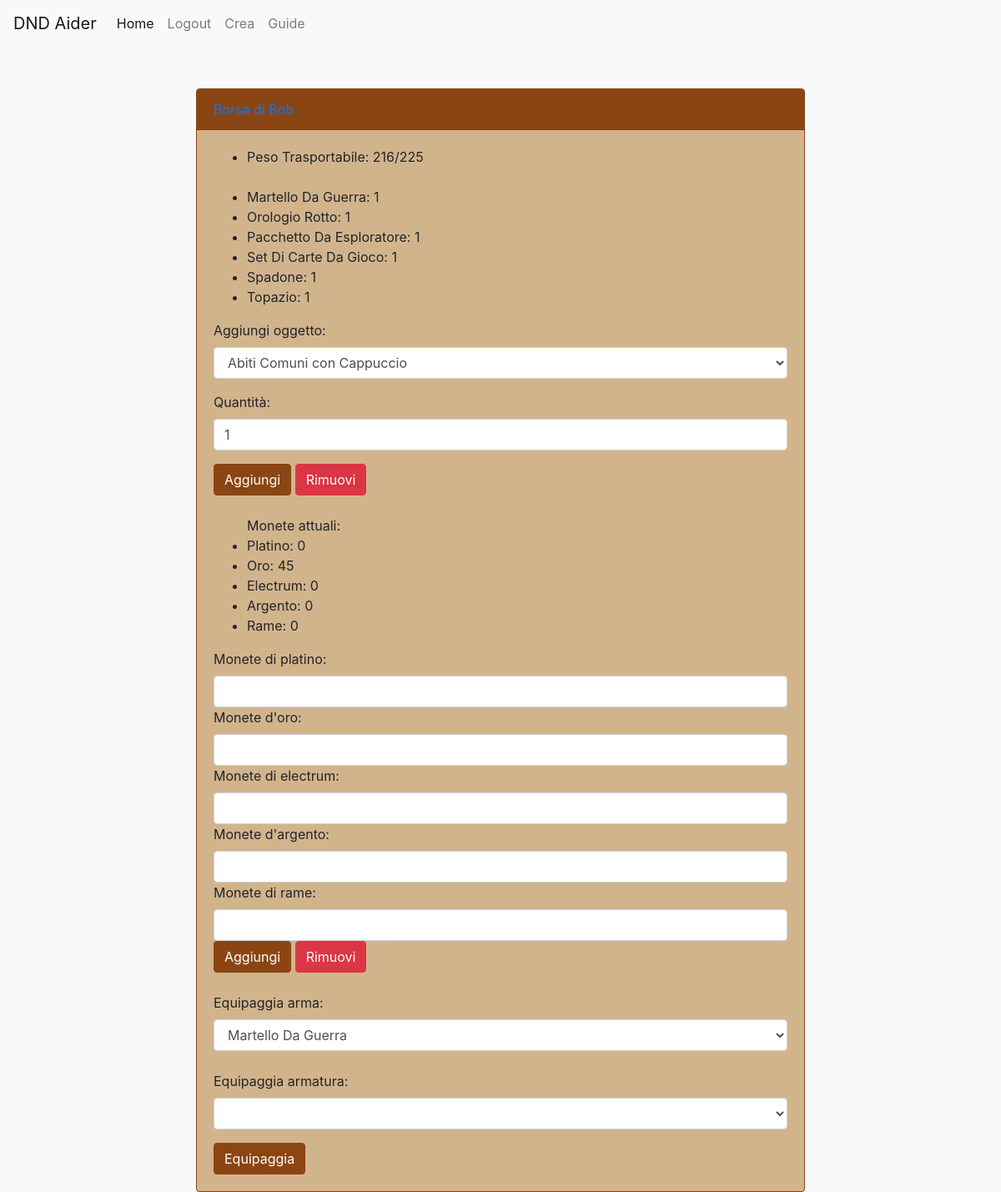
The page /borsa.php?ID=36 (signed in) on the database its author committed.
### tables this page shows
CREATE TABLE `borsa` (
  `ID_Borsa` int(11) NOT NULL,
  `Peso_Trasportabile` int(11) NOT NULL,
  `Monete_Rame` int(11) NOT NULL,
  `Monete_Argento` int(11) NOT NULL,
  `Monete_Electrum` int(11) NOT NULL,
  `Monete_Oro` int(11) NOT NULL,
  `Monete_Platino` int(11) NOT NULL
);

CREATE TABLE `contiene` (
  `ID_Borsa` int(11) NOT NULL,
  `Nome_Oggetto` varchar(30) NOT NULL,
  `Quantita` int(11) NOT NULL
);

### database.php (called while the page is built, shortened)
<?php
class DatabaseHelper{
    public $db;
    public function __construct($servername, $username, $password, $dbname, $port){
        $this->db = new mysqli($servername, $username, $password, $dbname, $port);
    }
public function getWeaponsFromInventory($IDborsa){
    $query="SELECT contiene.Nome_Oggetto FROM contiene LEFT JOIN oggetto ON contiene.Nome_Oggetto=oggetto.Nome WHERE contiene.ID_Borsa=? AND Tipologia LIKE 'Arma %'";
    $stmt = $this->db->prepare($query);
    $stmt->bind_param("i", $IDborsa);
    $stmt->execute();
    $result = $stmt->get_result();
    $weapons=array();
    while ($row = $result->fetch_assoc()){
        $weapons[]=$row;
    }
    return $weapons;
}
    public function getBagID($ID){
        $query="SELECT ID_Borsa FROM personaggio WHERE ID_Personaggio=?";
        $stmt=$this->db->prepare($query);
        $stmt->bind_param("i", $ID);
        $stmt->execute();
        $result = $stmt->get_result();
        $row = $result->fetch_assoc();
        return $row["ID_Borsa"];
    }
    public function getCurrentWeight($idborsa){
        $query="SELECT SUM(oggetto.Peso * contiene.Quantita) AS Prodotto FROM contiene JOIN oggetto ON contiene.Nome_Oggetto=oggetto.Nome WHERE contiene.ID_Borsa=?";
        $stmt=$this->db->prepare($query);
        $stmt->bind_param("i", $idborsa);
        $stmt->execute();
        $result = $stmt->get_result();
        $row = $result->fetch_assoc();
        return $row["Prodotto"];
    }
    public function getBagInfo($IDborsa){
        $query="SELECT * FROM borsa WHERE ID_Borsa=?";
        $stmt=$this->db->prepare($query);
        $stmt->bind_param("i", $IDborsa);
        $stmt->execute();
        $result = $stmt->get_result();
        $row = $result->fetch_assoc();
        return $row;
    }
    public function getCharacterItems($ID) {
        $query="SELECT * FROM Contiene WHERE ID_Borsa = ?";
        $stmt = $this->db->prepare($query);
        $stmt->bind_param("i", $ID);
        $stmt->execute();
        $result = $stmt->get_result();
        $items = array();
        while($row = $result->fetch_assoc()){
            $items[] = $row;
        }
        return $items;
    }
    public function getAllItems() {
        $stmt = $this->db->prepare("SELECT Nome FROM oggetto");
        $stmt->execute();
        $result = $stmt->get_result();
        $obj = array();
        while ($row = $result->fetch_assoc()) {
            $obj[] = $row;
        }
        return $obj;
    }
}
?>

### bootstrap.php (called while the page is built, shortened)
<?php
    require_once("database.php");
    $dbh = new DatabaseHelper("localhost", "root", "", "dnd_character_manager", 3306);
?>

### borsa.php (the view, shortened to what this page needs)
<?php
require_once("bootstrap.php");
if (!isset($_GET["ID"])){
      echo "devi aver selezionato un personaggio per visualizzare questa pagina";
      die();
  } else { $IDpersonaggio = $_GET["ID"];}
$IDborsa = $dbh->getBagID($IDpersonaggio);
$borsa=$dbh->getBagInfo($IDborsa);
$platino=$borsa["Monete_Platino"];
$oro=$borsa["Monete_Oro"];
$electrum=$borsa["Monete_Electrum"];
$argento=$borsa["Monete_Argento"];
$rame=$borsa["Monete_Rame"];
$pesotrasportato=$dbh->getCurrentWeight($IDborsa);
$nomepersonaggio=$dbh->getName($IDpersonaggio);
$items = $dbh->getCharacterItems($IDborsa);
$allItems = $dbh->getAllItems();
$allWeapons=$dbh->getWeaponsFromInventory($IDborsa);
?>
<!DOCTYPE html>
<html lang="en">
<head>
    <link rel="stylesheet" href="https://stackpath.bootstrapcdn.com/bootstrap/4.5.0/css/bootstrap.min.css">
</head>
<body>
<header><nav class="navbar navbar-expand-lg navbar-light bg-light">
  <a class="navbar-brand" href="#">DND Aider</a>
  <div class="collapse navbar-collapse" id="navbarSupportedContent">
    <ul class="navbar-nav mr-auto">
      <li class="nav-item active">
        <a class="nav-link" href="index.php">Home <span class="sr-only">(current)</span></a>
      </li>
      <?php
      if (isset($_SESSION["ID"])){
      ?>
       <li class="nav-item">
        <a class="nav-link" href="logout.php">Logout</a>
      </li>
      <?php
      }else{
      ?>
      <li class="nav-item">
        <a class="nav-link" href="login.php">Login</a>
      </li>
      <?php
    }
    ?>
      <li class="nav-item">
        <a class="nav-link" href="create.php">Crea</a>
      </li>
      <li class="nav-item">
        <a class="nav-link" href="guide.php">Guide</a>
      </li>
    </ul>
  </div>
</nav></header>
<div class="container">
    <div class="row justify-content-center">
        <div class="col-md-8">
            <div class="card">
                <div class="card-header"><a href="characterSheet.php?ID=<?php echo $IDpersonaggio;?>">Borsa di <?php echo $nomepersonaggio;?></a></div>
                <div class="card-body">
                    <ul>
                      <?php
                        $pesotrasportabile=$borsa["Peso_Trasportabile"]-$pesotrasportato;
                        echo "<li>Peso Trasportabile: ".$pesotrasportabile."/".$borsa["Peso_Trasportabile"]."</li>";
                        echo "<br>";
                      foreach($items as $item){
                          echo "<li>" .htmlentities($item["Nome_Oggetto"]). ": " .htmlentities($item["Quantita"]). "</li>";
                      }
                      ?>
                    </ul>
                    <form method="POST">
                      <div class="form-group">
                        <label for="item">Aggiungi oggetto:</label>
                        <select id="item" name="item" class="form-control">
                          <?php
                            foreach ($allItems as $obj) {
                              echo '<option value="' . htmlentities($obj["Nome"]) . '">' . htmlentities($obj["Nome"]) . '</option>';
                            }
                          ?>
                        </select>
                      </div>
                      <div class="form-group">
                        <label for="quantity">Quantità:</label>
                        <input type="number" id="quantity" name="quantity" class="form-control" min="1" value="1">
                      </div>
                      <button type="submit" name="add_item" class="btn btn-primary">Aggiungi</button>
                      <button type="submit" name="remove_item" class="btn btn-danger">Rimuovi</button>
                    </form>
                    <br>
                    <form method="POST">
                      <ul>Monete attuali:
                      <?php
                      echo "<li>Platino: ".$platino."</li>";
                      echo "<li>Oro: ".$oro."</li>";
                      echo "<li>Electrum: ".$electrum."</li>";
                      echo "<li>Argento: ".$argento."</li>";
                      echo "<li>Rame: ".$rame."</li>";
                      ?>
                      </ul>
                      <label for="platinum">Monete di platino:</label><br>
                      <input type="number" id="platinum" name="platinum" class="form-control" min="1">
                      <label for="gold">Monete d'oro:</label><br>
                      <input type="number" id="gold" name="gold" class="form-control" min="1">
                      <label for="electrum">Monete di electrum:</label><br>
                      <input type="number" id="electrum" name="electrum" class="form-control" min="1">
                      <label for="silver">Monete d'argento:</label><br>
                      <input type="number" id="silver" name="silver" class="form-control" min="1">
                      <label for="copper">Monete di rame:</label><br>
                      <input type="number" id="copper" name="copper" class="form-control" min="1">
                      <button type="submit" name="add_money" class="btn btn-primary">Aggiungi</button>
                      <button type="submit" name="remove_money" class="btn btn-danger">Rimuovi</button>
                    </form>
                    <br>
                    <form method="GET" action="equipment.php">
                    <div class="form-group">
                    <label for="weapon">Equipaggia arma:</label>
                    <select id="weapon" name="weapon" class="form-control">
                          <?php
                            foreach ($allWeapons as $obj) {
                              echo '<option value="' . htmlentities($obj["Nome_Oggetto"]) . '">' . htmlentities($obj["Nome_Oggetto"]) . '</option>';
                            }
                          ?>
                        </select>
                    <br>
                    <label for="armor">Equipaggia armatura:</label>
                    <select id="armor" name="armor" class="form-control">
                        </select>
                          </div>
                      <button type="submit" name="equip_all" class="btn btn-primary">Equipaggia</button>
                    </form>
                </div>
            </div>
        </div>
    </div>
</div>
</body>
</html>

### borsa.php (style rules this page uses)
body { background-color: #f8f9fa; }
.card { margin-top: 50px; background-color: #d2b48c; border: 1px solid #8b4513; }
.card-header { background-color: #8b4513; color: #fff; }
.btn-primary { background-color: #8b4513; border: 1px solid #8b4513; }

### rows shown on the page
borsa: Peso_Trasportabile "225", Monete_Platino "0", Monete_Oro "45", Monete_Electrum "0", Monete_Argento "0", Monete_Rame "0"
contiene: Nome_Oggetto "Martello Da Guerra", Quantita "1"
contiene: Nome_Oggetto "Orologio Rotto", Quantita "1"
contiene: Nome_Oggetto "Pacchetto Da Esploratore", Quantita "1"
contiene: Nome_Oggetto "Set Di Carte Da Gioco", Quantita "1"
contiene: Nome_Oggetto "Spadone", Quantita "1"
contiene: Nome_Oggetto "Topazio", Quantita "1"

### other values the page prints
$pesotrasportabile "216"
form field item "Abiti Comuni con Cappuccio"
form field weapon "Martello Da Guerra"
